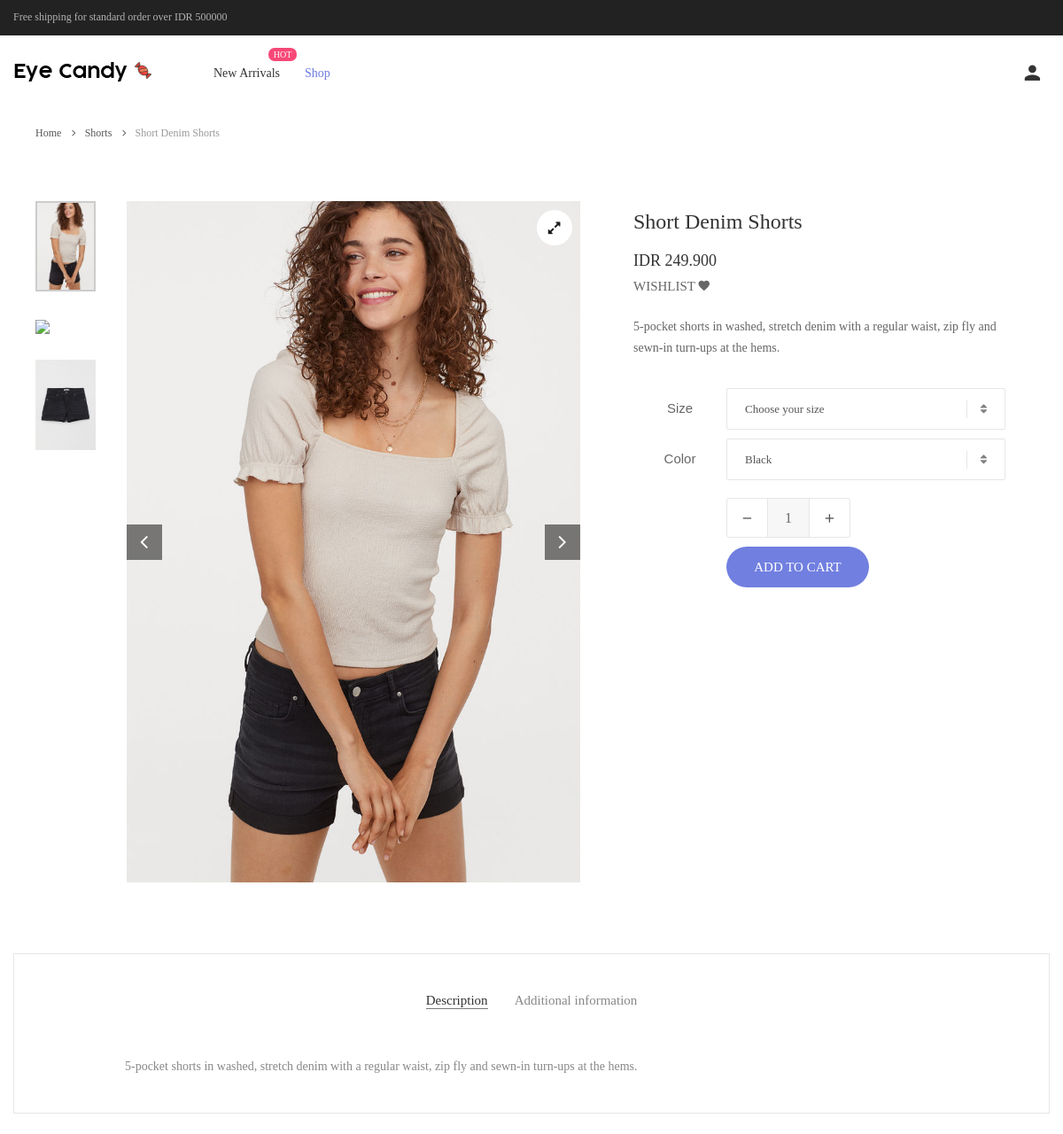
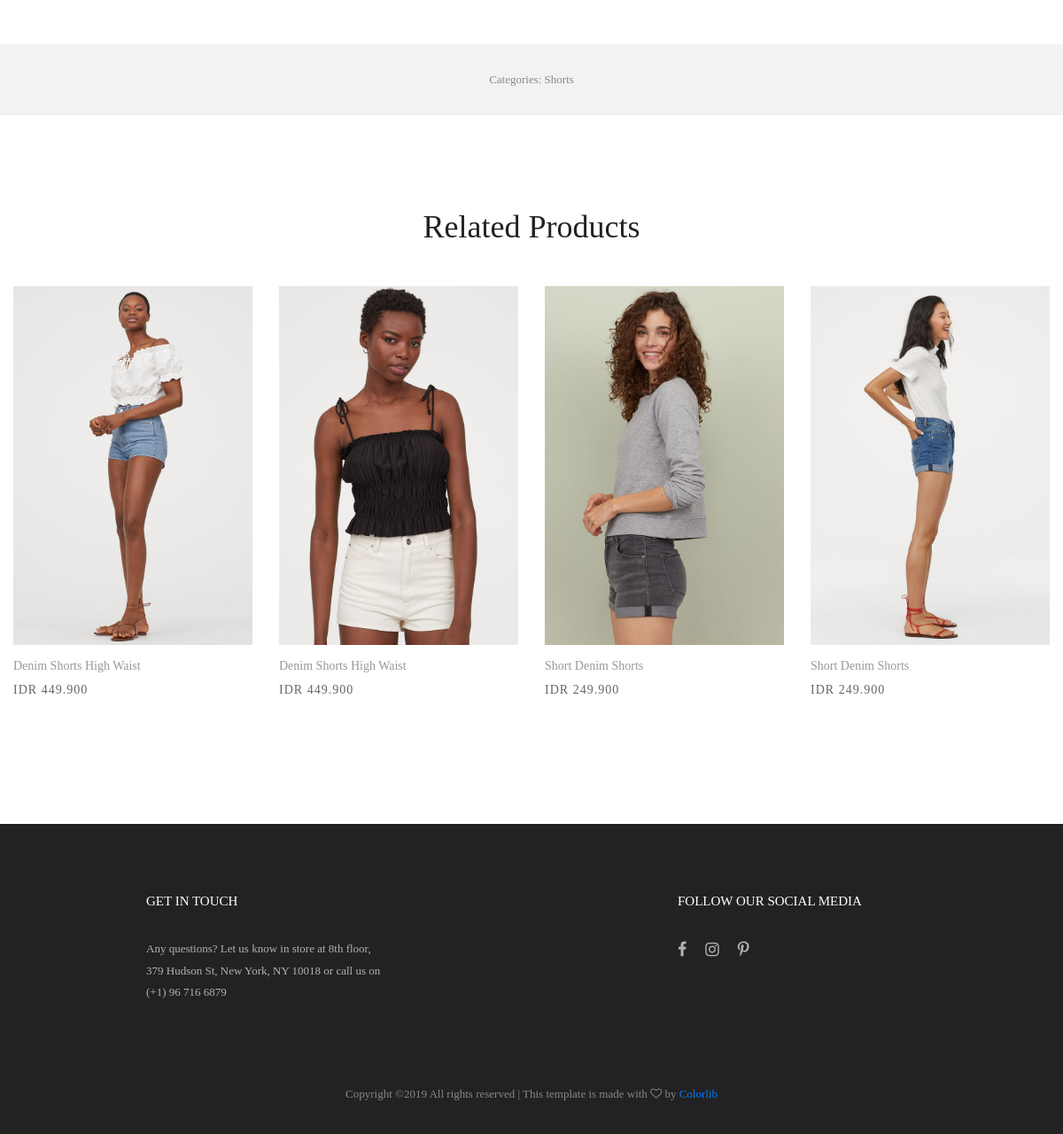
Screenshot of /index.php/Products/showDetail/106 with the database file from the repository (2 pictures, top to bottom).
### tables this page shows
CREATE TABLE `items` (
  `id_item` varchar(10) NOT NULL,
  `item_name` varchar(50) NOT NULL,
  `item_desc` text NOT NULL,
  `weight` int(11) NOT NULL,
  `selling_price` int(11) NOT NULL,
  `buying_price` int(11) NOT NULL,
  `care_ins` text NOT NULL,
  `id_type` int(3) NOT NULL,
  `disc` int(11) DEFAULT '0'
);

CREATE TABLE `type` (
  `id_type` int(3) NOT NULL,
  `type_desc` varchar(25) NOT NULL
);

CREATE TABLE `photos` (
  `item_photo` varchar(100) NOT NULL,
  `id_item_colored` int(11) NOT NULL
);

CREATE TABLE `item_colored` (
  `id_item_colored` int(11) NOT NULL,
  `id_item` varchar(10) NOT NULL,
  `item_color` varchar(20) NOT NULL,
  `show` int(1) DEFAULT '1'
);

### application/controllers/Products.php (called while the page is built, shortened)
<?php
class Products extends CI_Controller{
	public function __construct(){
		$this->load->model('product_model');
		$this->load->model('cart_model');
		$this->load->model('wishlist_model');
	}
	public function showDetail($id, $modal=NULL){
		$this->load->view('pages/header.php',$this->head_class());
		if($this->session->has_userdata('email')):
			$email= $this->session->email;
			$item_exist= $this->wishlist_model->is_itemInWishlist($id,$email);
			if($item_exist)
				$data['wishlist']= TRUE;
			else
				$data['wishlist']= FALSE;
			$data['cart_items']= $this->cart_model->get_itemInCart($email)->result_array();
			$data['login']= TRUE;
		else:
			$data['cart_items']='';
			$data['login']= FALSE;
		endif;
		$data['modal']= $modal;
		$data['footer']= $this->load->view('pages/footer.php',NULL,TRUE);
		$data['items']= $this->product_model->get_item_detail($id);
		$data['photos']= $this->product_model->get_photo($id);
		$data['stocks']= $this->product_model->get_stock($id);
		$data['related']= $this->product_model->get_related($id);
		$data['color']= $this->product_model->get_other_color($id);
		$this->load->view('pages/productDetailview.php',$data);
	}
	private function head_class(){
		if($this->session->has_userdata('login')) {
			$login=true;
			$email= $this->session->email;
			return array(
				'login'=> $login,
				'new_class' => '',
				'shop_class' => 'active-menu',
				'sale_class' => '',
				'total_cart_items' => $this->cart_model->get_totalCartData($email),
				'total_wishlist_items' => $this->wishlist_model->get_totalWishlistData($email)
			);
		}
		else {
			$login=false;
			return array(
				'login'=> $login,
				'new_class' => '',
				'shop_class' => 'active-menu',
				'sale_class' => '',
			);
		}
	}
}

### index.php (called while the page is built, shortened)
<?php
require_once BASEPATH.'core/CodeIgniter.php';

### application/models/Product_model.php (called while the page is built, shortened)
<?php
class Product_model extends CI_Model{
	function get_photo($id){
		$query= $this->db->get_where('photos', array('id_item_colored' => $id));
		return $query->result_array();
	}
	function get_related($id){
		$this->db->select('id_type');
		$this->db->from('item_colored');
		$this->db->join('items', 'item_colored.id_item = items.id_item');
		$this->db->where('id_item_colored',$id);
		$where_clause= $this->db->get_compiled_select();
		$this->db->select('*');
		$this->db->from('item_colored');
		$this->db->join('items', 'item_colored.id_item = items.id_item');
		$this->db->join('photos', 'item_colored.id_item_colored = photos.id_item_colored');
		$this->db->join('type', 'items.id_type = type.id_type');
		$this->db->where("items.id_type = ($where_clause)");
		$this->db->where("show",1);
		$this->db->where("item_colored.id_item_colored !=",$id);
		$this->db->group_by('item_colored.id_item_colored');
		$this->db->limit(4);
		$query= $this->db->get();
		return $query->result_array();
	}
	function get_other_color($id){
		$this->db->select('id_item');
		$this->db->from('item_colored');
		$this->db->where('id_item_colored',$id);
		$where_clause= $this->db->get_compiled_select();
		$this->db->select('*');
		$this->db->from('item_colored');
		$this->db->where("id_item = ($where_clause) AND id_item_colored != $id AND show = 1");
		$query= $this->db->get();
		return $query->result_array();
	}
	function get_item_detail($id){
		$this->db->select('*');
		$this->db->from('items');
		$this->db->join('item_colored', 'item_colored.id_item = items.id_item');
		$this->db->join('photos', 'item_colored.id_item_colored = photos.id_item_colored');
		$this->db->join('type', 'items.id_type = type.id_type');
		$this->db->where('item_colored.id_item_colored',$id);
		$this->db->group_by('item_colored.id_item_colored');
		$query= $this->db->get();
		return $query->row();
	}
}
?>

### application/views/pages/productDetailview.php (the view, shortened to what this page needs)
	<div class="container">
		<?php
			$id_item_col= $items->id_item_colored;
			$name_item= $items->item_name;
			$desc_item= $items->item_desc;
			$price_item= $items->selling_price;
			$type_item= $items->type_desc;
		?>
		<div class="bread-crumb flex-w p-l-25 p-r-15 p-t-100 p-lr-0-lg">
			<a href="<?=base_url('index.php/Products')?>" class="stext-109 cl8 hov-cl1 trans-04">
				Home
				<i class="fa fa-angle-right m-l-9 m-r-10" aria-hidden="true"></i>
			</a>
			<a href="<?=base_url('index.php/Products/showTypes/'.$type_item)?>" class="stext-109 cl8 hov-cl1 trans-04">
				<?= $type_item?>
				<i class="fa fa-angle-right m-l-9 m-r-10" aria-hidden="true"></i>
			</a>
			<span class="stext-109 cl4">
				<?= $name_item?>
			</span>
		</div>
	</div>
	<section class="sec-product-detail bg0 p-t-65 p-b-60">
		<div class="container">
			<div class="row">
				<div class="col-md-6 col-lg-7 p-b-30">
					<div class="p-l-25 p-r-30 p-lr-0-lg">
						<div class="wrap-slick3 flex-sb flex-w">
							<div class="wrap-slick3-dots"></div>
							<div class="slick3 gallery-lb">
								<?php foreach ($photos as $photo):?>
								<div class="item-slick3" data-thumb="<?= base_url('asset/images/'.$type_item.'/'.$photo['item_photo'])?>">
									<div class="wrap-pic-w pos-relative">
										<img src="<?= base_url('asset/images/'.$type_item.'/'.$photo['item_photo'])?>" alt="IMG-PRODUCT">
										<a class="flex-c-m size-108 how-pos1 bor0 fs-16 cl10 bg0 hov-btn3 trans-04" href="<?= base_url('asset/images/'.$type_item.'/'.$photo['item_photo'])?>">
											<i class="fa fa-expand"></i>
										</a>
									</div>
								</div>
								<?php endforeach;?>
							</div>
						</div>
					</div>
				</div>
				<div class="col-md-6 col-lg-5 p-b-30">
					<div class="p-r-50 p-t-5 p-lr-0-lg">
						<h4 class="mtext-105 cl2 js-name-detail p-b-14">
							<?= $name_item?>
						</h4>
						<span class="mtext-106 cl2">
							IDR <?=number_format($price_item,0,",",".")?>
						</span>
						<p class="cl2 p-t-5">
							<?php if ($login):?>
								<form action="<?=base_url('index.php/Cart/add_item')?>" method="post" class="p-t-10">
									<?php if($wishlist):?>
									<a href="<?=base_url('index.php/Wishlist/removeItem/'.$id_item_col)?>" class="fs-20 stext-101 cl1 hov-cl1 lh-10p-tb-2">
										Wishlist <i class='zmdi zmdi-favorite'></i>
									</a>
									<?php else:?>
									<button type="submit" value="wishlist" name="addwishlist" class="fs-20 stext-101 cl3 hov-cl1 trans-04 lh-10p-tb-2">
										Wishlist <i class='zmdi zmdi-favorite'></i>
									</button>
									<?php endif;?>
							<?php else:?>
							<a href="<?=base_url('index.php/Login')?>" class="fs-20 stext-101 cl3 hov-cl1 trans-04 lh-10p-tb-2">
								Wishlist <i class="zmdi zmdi-favorite"></i>
							</a>
							<?php endif;?>
						</p>
						<p class="stext-102 cl3 p-t-23">
							<?php echo $desc_item; ?>
						</p>
						<div class="p-t-33">
							<div class="flex-w flex-r-m p-b-10">
								<div class="size-203 flex-c-m respon6">
									Size
								</div>
								<div class="size-204 respon6-next">
									<div class="rs1-select2 bor8 bg0">
									</div>
								</div>
							</div>
							<div class="flex-w flex-r-m p-b-10">
								<div class="size-203 flex-c-m respon6">
									Color
								</div>
								<div class="size-204 respon6-next">
									<div class="rs1-select2 bor8 bg0">
									</div>
								</div>
							</div>
							<div class="flex-w flex-r-m p-b-10">
								<div class="size-204 flex-w flex-m respon6-next">
									<div class="wrap-num-product flex-w m-r-20 m-tb-10">
										<div class="btn-num-product-down cl8 hov-btn3 trans-04 flex-c-m">
											<i class="fs-16 zmdi zmdi-minus"></i>
										</div>
										<input class="mtext-104 cl3 txt-center num-product" type="number" name="qty" value="1" readonly>
										<div class="btn-num-product-up cl8 hov-btn3 trans-04 flex-c-m">
											<i class="fs-16 zmdi zmdi-plus"></i>
										</div>
									</div>
								<?php if ($login):?>
									<input type="submit" value="Add to cart" id="addtocart" name="addtocart" class="flex-c-m stext-101 cl0 size-101 bg1 bor1 hov-btn1 p-lr-15 trans-04 js-addcart-detail">
								<?php else:?>
									<a href="<?=base_url('index.php/Login')?>" class="flex-c-m stext-101 cl0 size-101 bg1 bor1 hov-btn1 p-lr-15 trans-04">
										Add to cart
									</a>
								<?php endif;?>
								</div>
							</div>
						</div>
					</div>
				</div>
			</div>
			<div class="bor10 m-t-50 p-t-43 p-b-40">
				<div class="tab01">
					<ul class="nav nav-tabs" role="tablist">
						<li class="nav-item p-b-10">
							<a class="nav-link active" data-toggle="tab" href="#description" role="tab">Description</a>
						</li>
						<li class="nav-item p-b-10">
							<a class="nav-link" data-toggle="tab" href="#information" role="tab">Additional information</a>
						</li>
					</ul>
					<div class="tab-content p-t-43">
						<div class="tab-pane fade show active" id="description" role="tabpanel">
							<div class="how-pos2 p-lr-15-md">
								<p class="stext-102 cl6">
									<?= $desc_item?>
								</p>
							</div>
						</div>
					</div>
				</div>
			</div>
		</div>
		<div class="bg6 flex-c-m flex-w size-302 m-t-73 p-tb-15">
			<span class="stext-107 cl6 p-lr-25">
				Categories: <?= $type_item?>
			</span>
		</div>
	</section>
	<section class="sec-relate-product bg0 p-t-45 p-b-105">
		<div class="container">
			<div class="p-b-45">
				<h3 class="ltext-106 cl5 txt-center">
					Related Products
				</h3>
			</div>
			<div class="row isotope-grid">
				<?php foreach ($related as $row):
					$id_item_col= $row['id_item_colored'];
					$name_item= $row['item_name'];
					$price_item= $row['selling_price'];
					$photo_item= $row['item_photo'];
					$type_item= $row['type_desc'];
				?>
				<div class="col-sm-6 col-md-4 col-lg-3 p-b-35 isotope-item <?=$type_item?>">
					<div class="block2">
						<div class="block2-pic hov-img0">
							<img src="<?=base_url('asset/images/'.$type_item.'/'.$photo_item)?>" alt="IMG-PRODUCT">
						</div>
						<div class="block2-txt flex-w flex-t p-t-14">
							<div class="block2-txt-child1 flex-col-l ">
								<a href="<?=base_url('index.php/Products/showDetail/'.$id_item_col)?>" class="stext-104 cl4 hov-cl1 trans-04 js-name-b2 p-b-6">
									<?=$name_item?>
								</a>
								<span class="stext-105 cl3">
									IDR <?=number_format($price_item,0,",",".")?>
								</span>
							</div>
						</div>
					</div>
				</div>
				<?php endforeach;?>
			</div>
		</div>
	</section>
<?=$footer?>

### application/views/pages/header.php (shortened to what this page needs)
<!DOCTYPE html>
<html lang="en">
<head>
	<link rel="stylesheet" type="text/css" href="<?=base_url('asset/vendor/bootstrap/css/bootstrap.min.css')?>"/>
	<link rel="stylesheet" type="text/css" href="<?=base_url('asset/fonts/font-awesome-4.7.0/css/font-awesome.min.css')?>"/>
	<link rel="stylesheet" type="text/css" href="<?=base_url('asset/fonts/iconic/css/material-design-iconic-font.min.css')?>"/>
	<link rel="stylesheet" type="text/css" href="<?=base_url('asset/fonts/linearicons-v1.0.0/icon-font.min.css')?>"/>
	<link rel="stylesheet" type="text/css" href="<?=base_url('asset/vendor/animate/animate.css')?>"/>
	<link rel="stylesheet" type="text/css" href="<?=base_url('asset/vendor/css-hamburgers/hamburgers.min.css')?>"/>
	<link rel="stylesheet" type="text/css" href="<?=base_url('asset/vendor/animsition/css/animsition.min.css')?>"/>
	<link rel="stylesheet" type="text/css" href="<?=base_url('asset/vendor/select2/select2.min.css')?>"/>
	<link rel="stylesheet" type="text/css" href="<?=base_url('asset/vendor/daterangepicker/daterangepicker.css')?>"/>
	<link rel="stylesheet" type="text/css" href="<?=base_url('asset/vendor/slick/slick.css')?>"/>
	<link rel="stylesheet" type="text/css" href="<?=base_url('asset/vendor/MagnificPopup/magnific-popup.css')?>"/>
	<link rel="stylesheet" type="text/css" href="<?=base_url('asset/vendor/perfect-scrollbar/perfect-scrollbar.css')?>"/>
	<link rel="stylesheet" type="text/css" href="<?=base_url('asset/css/util.css')?>"/>
	<link rel="stylesheet" type="text/css" href="<?=base_url('asset/css/main.css')?>"/>
</head>
<body class="animsition">
	<header>
		<div class="container-menu-desktop">
			<div class="top-bar">
				<div class="content-topbar flex-sb-m h-full container">
					<div class="left-top-bar">
						Free shipping for standard order over IDR 500000
					</div>
				</div>
			</div>
			<div class="wrap-menu-desktop">
				<nav class="limiter-menu-desktop container">
					<a href="<?=base_url()?>" class="logo">
						<img src="<?=base_url('asset/images/icons/logo-01.png')?>" alt="IMG-LOGO">
					</a>
					<div class="menu-desktop">
						<ul class="main-menu">
							<li class="label1 <?=$new_class?>" data-label1="HOT">
								<a href="<?=base_url()?>">New Arrivals</a>
							</li>
							<li class='<?=$shop_class?>'>
								<a href="<?=base_url('/index.php/Products')?>">Shop</a>
							</li>
						</ul>
					</div>
					<div class="wrap-icon-header flex-w flex-r-m">
						<?php if($login):?>
						<div class="icon-header-item cl2 hov-cl1 trans-04 p-l-22 p-r-11 icon-header-noti js-show-cart"
							data-notify="<?=$total_cart_items?>">
							<i class="zmdi zmdi-shopping-cart"></i>
						</div>
						<a href="<?=base_url('index.php/Wishlist')?>"
							class="dis-block icon-header-item cl2 hov-cl1 trans-04 p-l-22 p-r-11 icon-header-noti"
							data-notify="<?=$total_wishlist_items?>">
							<i class="zmdi zmdi-favorite-outline"></i>
						</a>
						<a href="<?=base_url('index.php/Cart/history')?>" class="icon-header-item cl2 hov-cl1 trans-04 p-l-22 p-r-11"
							data-notify="">
							<i class="zmdi zmdi-file-text"></i>
						</a>
						<a href="<?=base_url('index.php/Login/logging_out')?>" class="icon-header-item cl2 hov-cl1 trans-04 p-l-22 p-r-11"
							data-notify="">
							<i class="zmdi zmdi-power"></i>
						</a>
						<?php else:?>
						<a href="<?=base_url('index.php/Login')?>" class="icon-header-item cl2 hov-cl1 trans-04 p-l-22 p-r-11"
							data-notify="">
							<i class="zmdi zmdi-account"></i>
						</a>
						<?php endif;?>
					</div>
				</nav>
			</div>
		</div>
	</header>

### application/views/pages/footer.php (shortened to what this page needs)
<footer class="bg3 p-t-75 p-b-32">
	<div class="container">
		<div class="row justify-content-around">
			<div class="col-sm-6 col-lg-3 p-b-50">
				<h4 class="stext-301 cl0 p-b-30">
					GET IN TOUCH
				</h4>
				<p class="stext-107 cl7 size-201">
					Any questions? Let us know in store at 8th floor, 379 Hudson St, New York, NY 10018 or call us on
					(+1) 96 716 6879
				</p>
			</div>
			<div class="col-sm-6 col-lg-3 p-b-50">
				<h4 class="stext-301 cl0 p-b-30">
					Follow our Social Media
				</h4>
				<div class="justify-content-center">
					<a href="#" class="fs-18 cl7 hov-cl1 trans-04 m-r-16">
						<i class="fa fa-facebook"></i>
					</a>
					<a href="#" class="fs-18 cl7 hov-cl1 trans-04 m-r-16">
						<i class="fa fa-instagram"></i>
					</a>
					<a href="#" class="fs-18 cl7 hov-cl1 trans-04 m-r-16">
						<i class="fa fa-pinterest-p"></i>
					</a>
				</div>
			</div>
		</div>
		<div class="p-t-40">
			<p class="stext-107 cl6 txt-center">
				Copyright &copy; All rights reserved | This template is made with <i class="fa fa-heart-o"
					aria-hidden="true"></i> by <a href="https://colorlib.com" target="_blank">Colorlib</a>
			</p>
		</div>
	</div>
</footer>
</body>
</html>

### rows the page displays
items: id_type.type_desc "Shorts", item_name "Short Denim Shorts", selling_price "249.900", item_desc "5-pocket shorts in washed, stretch denim with a regular waist, zip fly and sewn-in turn-ups at the hems."
photos: item_photo.type_desc (picture)
item_colored: type.type_desc (picture), id_item.item_name "Denim Shorts High Waist", id_item.selling_price "449.900"
item_colored: type.type_desc (picture), id_item.item_name "Denim Shorts High Waist", id_item.selling_price "449.900"
item_colored: type.type_desc (picture), id_item.item_name "Short Denim Shorts", id_item.selling_price "249.900"
item_colored: type.type_desc (picture), id_item.item_name "Short Denim Shorts", id_item.selling_price "249.900"
